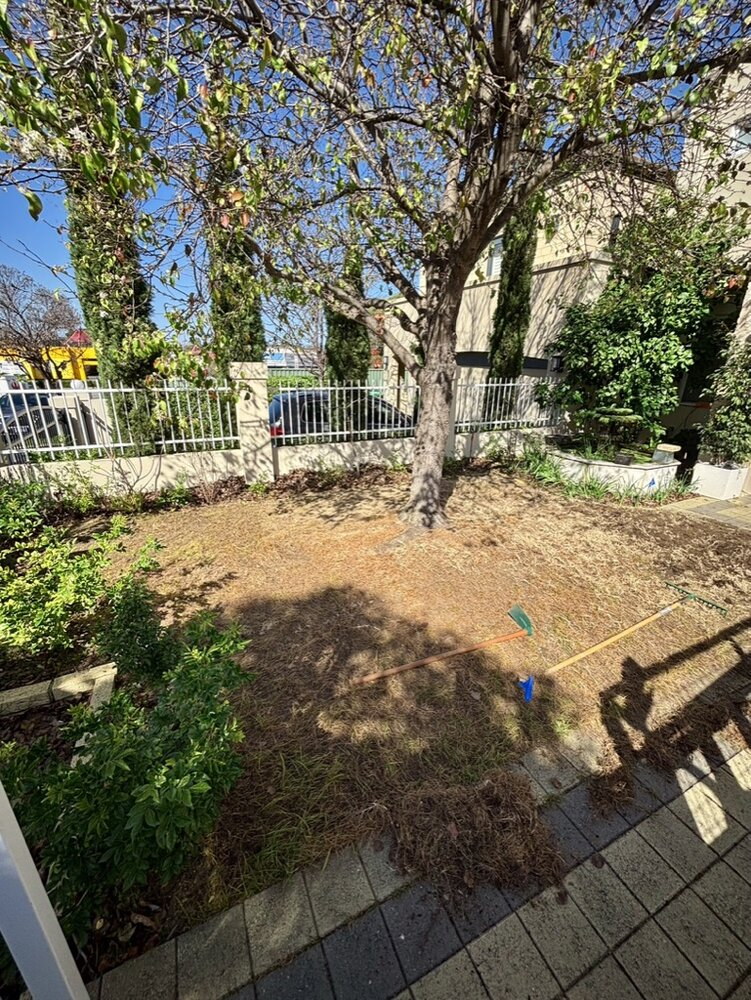
#> input picture lawn-transformation-before.jpg, 751 x 1000 px
$ python align_and_crop.py
#> lines starting #> are read from the running program, lines starting #| are printed output that depends on the picture
#!/usr/bin/env python3
"""
Create aligned and cropped versions of before/after images
"""

from PIL import Image
import numpy as np

def align_lawn_images():
    """Align lawn before and after images"""
    print("Processing lawn images...")

    # Load images
    before = Image.open('lawn-transformation-before.jpg')
#> before is the input picture: PIL image 751x1000 RGB; mean R, G, B 108.1, 103.7, 84.3
    after = Image.open('lawn-transformation-after.jpg')
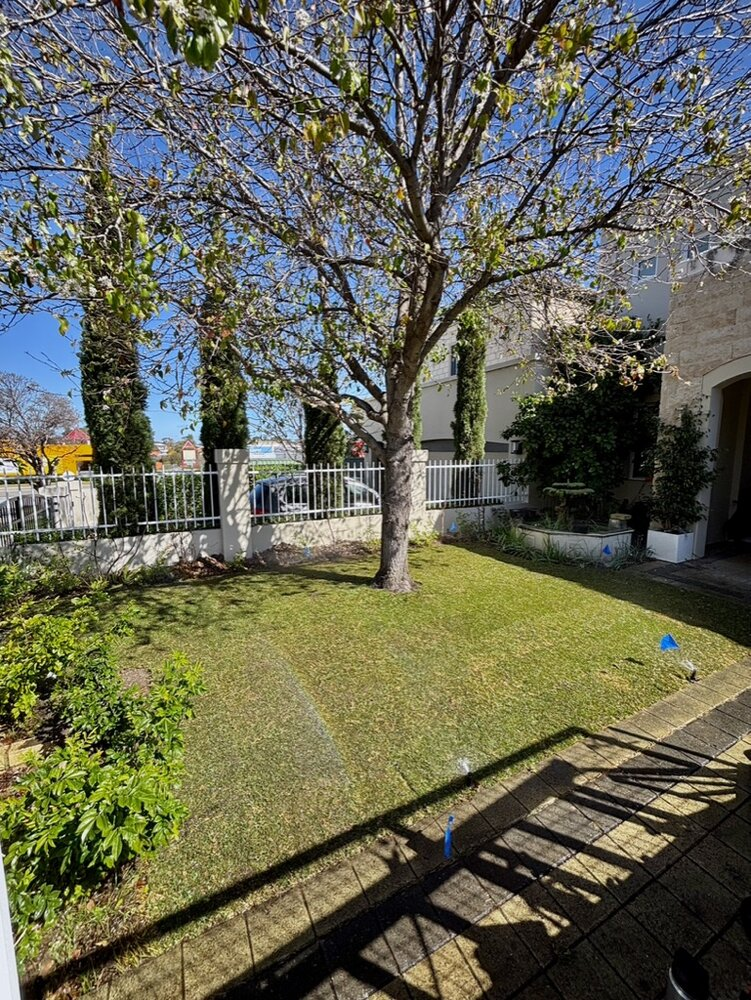
#> input picture lawn-transformation-after.jpg, 751 x 1000 px
#> after is the input picture: PIL image 751x1000 RGB; mean R, G, B 99.8, 100.5, 82.7

    print(f"Before size: {before.size}")
#| Before size: (751, 1000)
    print(f"After size: {after.size}")
#| After size: (751, 1000)

    # The after image needs to be scaled up and shifted to align the tree
    # Based on visual inspection, scale up by 12% and shift
    after_scaled = after.resize((int(after.width * 1.12), int(after.height * 1.12)), Image.Resampling.LANCZOS)

    # Crop to same size as before image, with offset to align the tree
    # The tree is slightly left and up in the after image
    left_offset = 50  # Shift left
    top_offset = 30   # Shift up

    after_cropped = after_scaled.crop((
        left_offset,
        top_offset,
        left_offset + before.width,
        top_offset + before.height
    ))
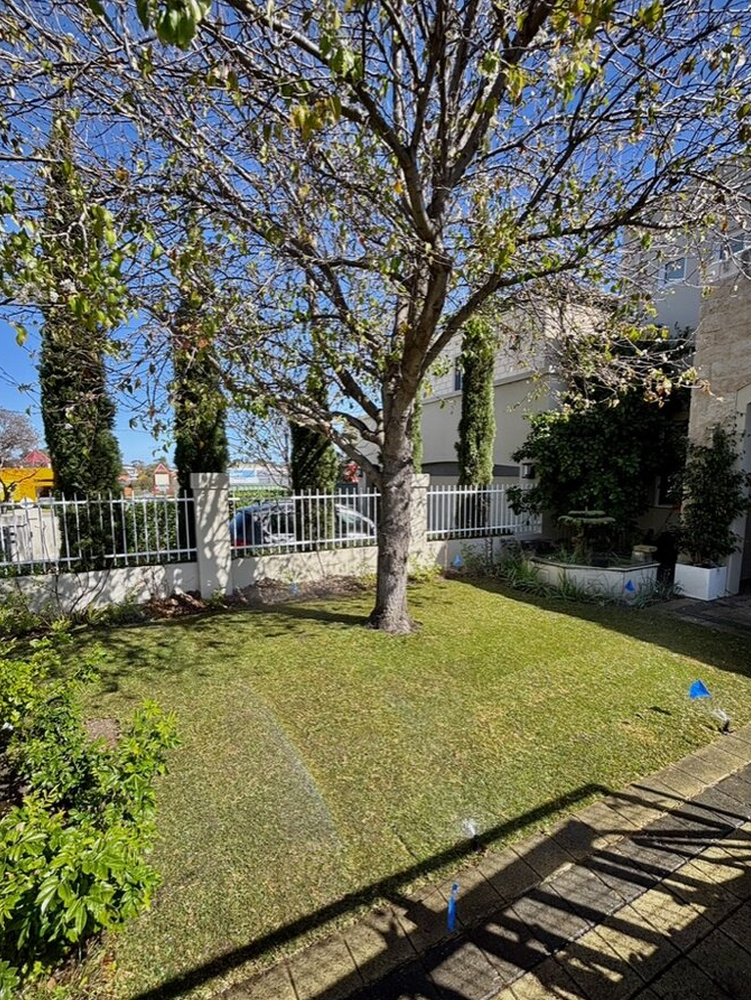
#> after_cropped: PIL image 751x1000 RGB; mean R, G, B 103.9, 104.9, 85.5

    # Save aligned versions
    before.save('lawn-before-aligned.jpg', quality=90)
    after_cropped.save('lawn-after-aligned.jpg', quality=90)

    print(f"Saved aligned lawn images: {before.size}")
#| Saved aligned lawn images: (751, 1000)


def align_garden_images():
    """Align garden before and after images"""
    print("\nProcessing garden images...")

    # Note: These are swapped in the display
    before = Image.open('garden-transformation-after.jpg')  # This is actually "before"
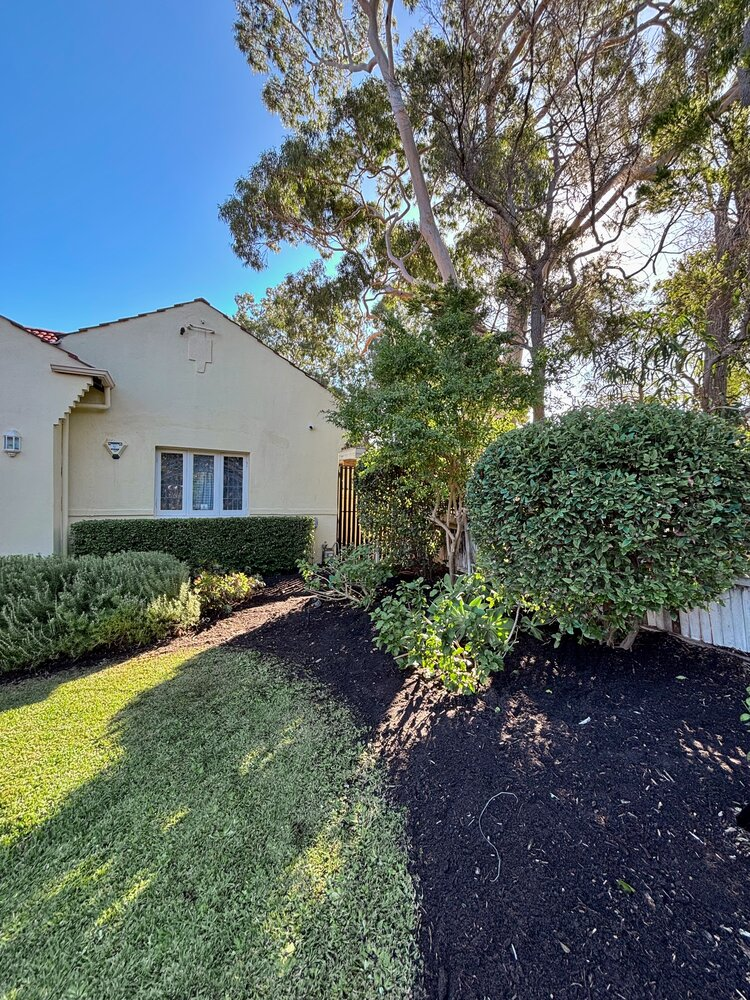
#> input picture garden-transformation-after.jpg, 750 x 1000 px
#> before is the input picture: PIL image 750x1000 RGB; mean R, G, B 94.8, 108, 106.5
    after = Image.open('garden-transformation-before.jpg')  # This is actually "after"
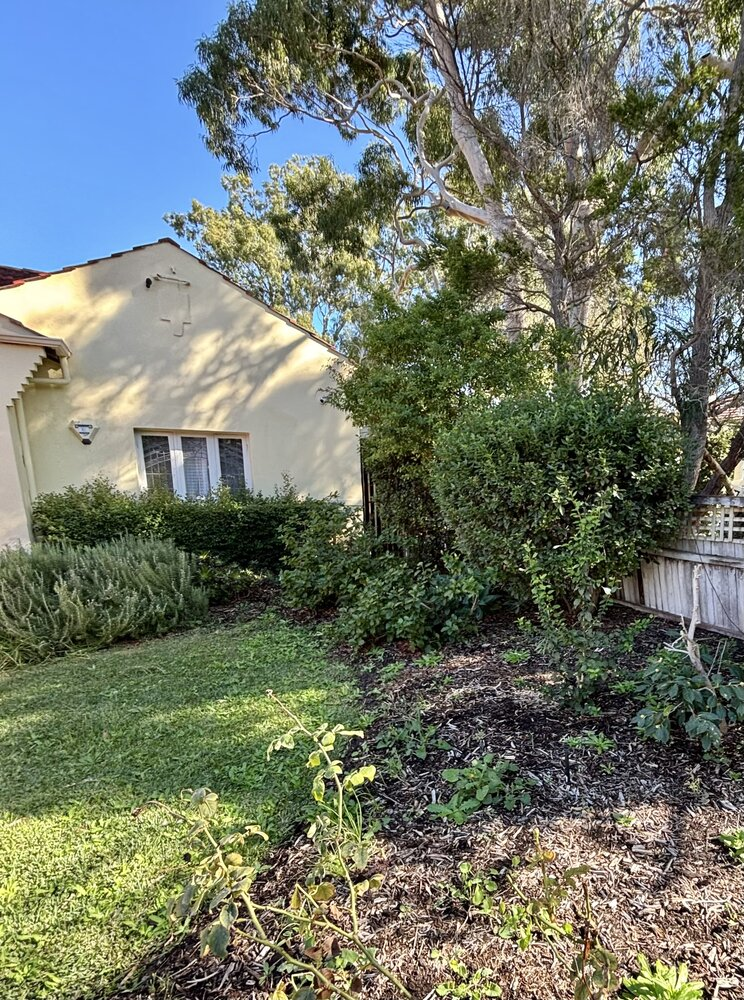
#> input picture garden-transformation-before.jpg, 744 x 1000 px
#> after is the input picture: PIL image 744x1000 RGB; mean R, G, B 110.3, 117.6, 103.9

    print(f"Before size: {before.size}")
#| Before size: (750, 1000)
    print(f"After size: {after.size}")
#| After size: (744, 1000)

    # Scale the after image slightly
    after_scaled = after.resize((int(after.width * 1.05), int(after.height * 1.05)), Image.Resampling.LANCZOS)
#> after_scaled: PIL image 781x1050 RGB

    # Crop with slight offset to align house corner
    left_offset = 20
    top_offset = 0

    after_cropped = after_scaled.crop((
        left_offset,
        top_offset,
        left_offset + before.width,
        top_offset + before.height
    ))
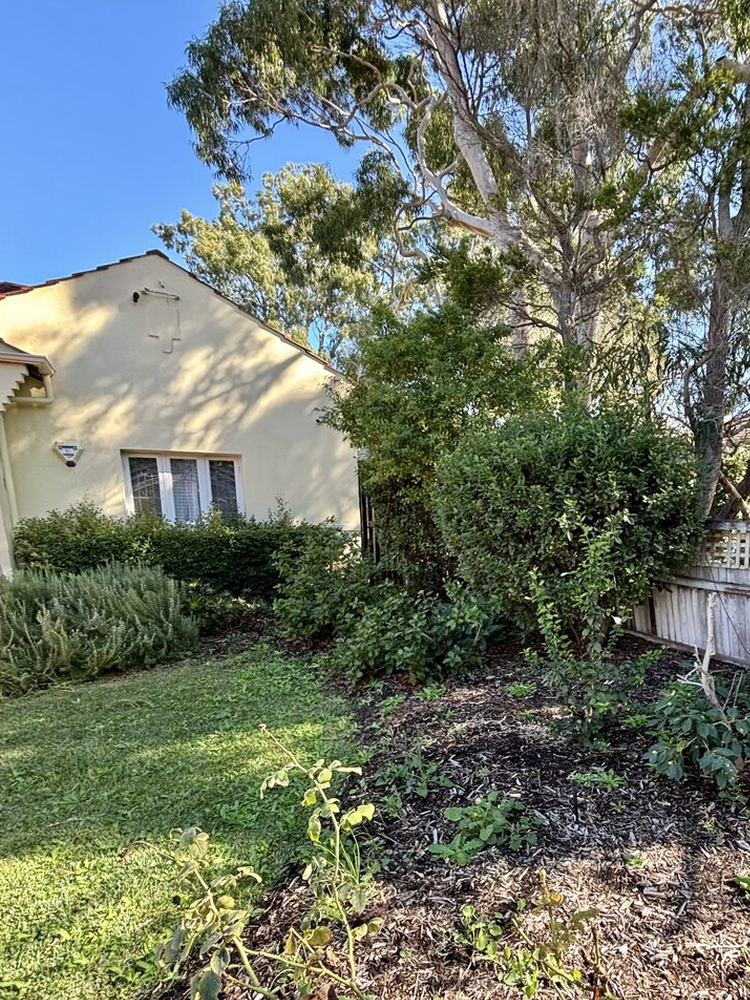
#> after_cropped: PIL image 750x1000 RGB; mean R, G, B 108.3, 116.3, 103.4

    # Save aligned versions
    before.save('garden-before-aligned.jpg', quality=90)
    after_cropped.save('garden-after-aligned.jpg', quality=90)

    print(f"Saved aligned garden images: {before.size}")
#| Saved aligned garden images: (750, 1000)

if __name__ == "__main__":
    align_lawn_images()
    align_garden_images()
    print("\nDone! Created aligned image files.")
